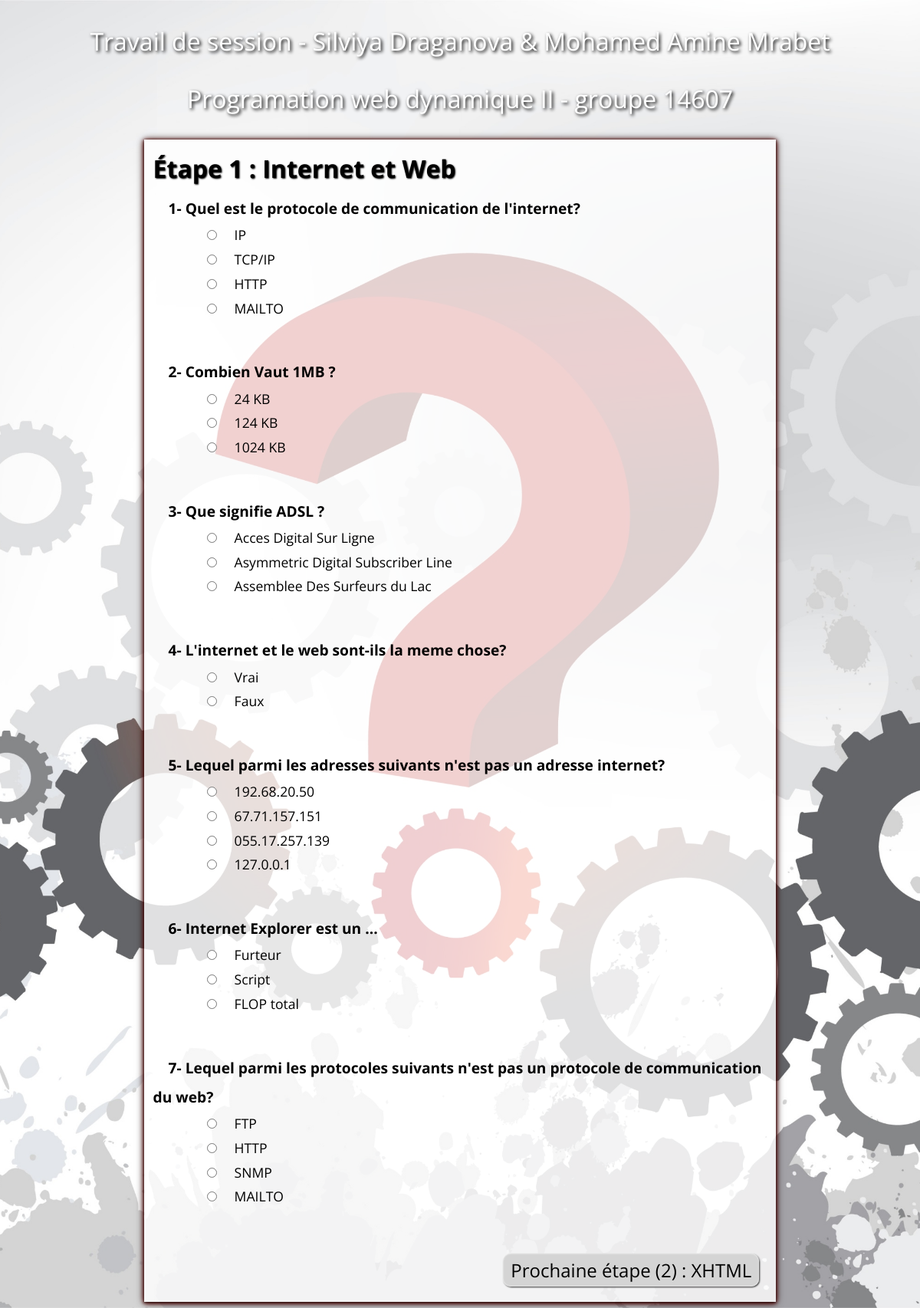
The page / on the database its author committed.
### tables this page shows
CREATE TABLE IF NOT EXISTS `tp2__categories` (
  `categoryID` tinyint(3) unsigned NOT NULL AUTO_INCREMENT,
  `category` varchar(40) NOT NULL,
  PRIMARY KEY (`categoryID`)
);

CREATE TABLE IF NOT EXISTS `tp2__questions` (
  `questionID` tinyint(3) unsigned NOT NULL AUTO_INCREMENT,
  `question` varchar(250) NOT NULL,
  `categoryID` int(11) NOT NULL,
  PRIMARY KEY (`questionID`)
);

CREATE TABLE IF NOT EXISTS `tp2__answers` (
  `answerID` tinyint(3) unsigned NOT NULL AUTO_INCREMENT,
  `answer` varchar(250) NOT NULL,
  `questionID` int(11) NOT NULL,
  PRIMARY KEY (`answerID`)
);

### classes/Manager.class.php (called while the page is built, shortened)
<?php
class Manager
{
    private $db;
    public function setDb(PDO $db){
        $this->db=$db;
    }
    public function getListCategories(){
        $categories = array();
        $req = $this->db->query('SELECT categoryID as id, category as text FROM tp2__categories');
        while($data = $req->fetch(PDO::FETCH_ASSOC)){
            $categories[]=new Category($data);
        }
        return $categories;
    }
    public function getListQuestions($categoryID){
        $questions = array();
        $req = $this->db->prepare('SELECT questionID as id, question as text FROM tp2__questions WHERE categoryID =:categoryID');
        $req->bindValue(":categoryID",$categoryID,PDO::PARAM_INT);
        $req->execute();
        while($data = $req->fetch(PDO::FETCH_ASSOC)){
            $questions[]=new Question($data);
        }
        return $questions;
    }
    public function getListAnswers($questionID){
        $answers = array();
        $req = $this->db->prepare('SELECT answerID as id, answer as text FROM tp2__answers WHERE questionID =:questionID');
        $req->bindValue(":questionID",$questionID,PDO::PARAM_INT);
        $req->execute();
        while($data = $req->fetch(PDO::FETCH_ASSOC)){
            $answer = new Answer($data);
            $answer->setState($this->isGoodAnswer($answer));
            $answers[]=$answer;
        }
        return $answers;
    }
    public function isGoodAnswer(Answer $answer){
        return (bool) $this->db->query('SELECT count(*) FROM tp2__goodAnswers WHERE answerID ='.$answer->getId())->fetchColumn();
    }
}

### classes/Element.class.php (called while the page is built, shortened)
<?php
class Element
{
    private $id;
    private $text;
    public function hydrate(array $data){
        foreach ($data as $key => $value){
            $method = "set".ucfirst($key);
        }
    }
    public function getId()
    {
        return $this->id;
    }
    public function setId($id)
    {
        $this->id = (int)$id;
        return $this;
    }
    public function getText()
    {
        return $this->text;
    }
    public function setText($text)
    {
        $this->text = $text;
        return $this;
    }
}

### classes/Category.class.php (called while the page is built, shortened)
<?php
class Category extends Element
{
    private $arrayItems;
    public function getArrayItems()
    {
        return $this->arrayItems;
    }
    public function addItem(Element $item)
    {
        $this->arrayItems[] = $item;
        return $this;
    }
}

### index.php (the view, shortened to what this page needs)
<?php
$step = (isset($_SESSION['step'])) ? $_SESSION['step'] : 0;
$choicesArray = (isset($_SESSION['choicesArray'])) ? unserialize($_SESSION['choicesArray']) : array();
$db = connection();
$manager = new Manager($db);
$categories = $manager->getListCategories();
foreach ($categories as $category) {
    $questions = $manager->getListQuestions($category->getId());
    foreach ($questions as $question) {
        $answers = $manager->getListAnswers($question->getId());
    }
}
?>
<!doctype html>
<html lang="fr">
<head>
    <link rel="stylesheet" href="./css/style.css"/>
</head>
<body>
	<p>Travail de session - Silviya Draganova & Mohamed Amine Mrabet </p>
	<p>Programation web dynamique II - groupe 14607</p>
<div id="container">
    <?php if ((isset($categories[$step])) && ((!isset($_POST['envoi'])) || (isset($_POST['envoi']) && ($_POST['envoi'] != 'Évaluation')))) { ?>
    <form method="post" action="<?= htmlspecialchars($_SERVER['PHP_SELF']) ?>">
        <fieldset>
            <h1>Étape <?php echo ($step+1)." : ".$categories[$step]->getText(); ?></h1>
            <?php
            $questionsCounter= 0;
            foreach ($categories[$step]->getArrayItems() as $question) {
                echo "<span class='qstSpan'>".++$questionsCounter."- ".htmlentities($question->getText())."</span><br>"."\n\t";
                foreach ($question->getArrayItems() as $answer) {
                    echo '<input type="radio" name="' . htmlentities($question->getId()) . '" value="' . htmlentities($answer->getId()) . '"><span class="answSpan">' . htmlentities($answer->getText()) . '</span><br>';
                }
                echo "<br><br>"."\n\t";
            }
            ?>
            <input type="submit" name="envoi"
                   value="<?= (isset($categories[$step + 1])) ? "Prochaine étape (" . ($step + 2) . ") : " . $categories[$step + 1]->getText() : "Évaluation" ?>"/>
        </fieldset>
    </form>
    <?php
    } else {
        echo new Evaluation($categories,$choicesArray);
        session_unset();
        session_destroy();
    } ?>
</div>
</body>
</html>

### css/style.css (style rules this page uses)
* { font-family: "Open Sans"; }
body { background-image: url("../images/2.jpg"); background-color: #005082; background-size: cover; background-position: top center; background-repeat: no-repeat ; background-attachment: fixed; }
div#container , table { width: 70%; margin: 0 auto; }
fieldset { background-color: rgba(255,255,255,0.8); box-shadow: 0px 1px 4px #000000 , 0px 1px 6px #b91b18 , 0px 1px 10px #000000; border: none; line-height: 150%; }
h1 { text-shadow: 1px 1px 2px #000000; margin-top : 20px; }
p, h2 { font-size: 2em; text-align: center; color: #FFFFFF; text-shadow: 2px 2px 4px #000000; }
input[type='submit'] { width: auto; float: right; margin: 10px; padding: 5px 10px; border-radius: 10px; font-size: 1.5em; border: none; background-color: #D4D4D4; box-shadow: 0 0 2px #FFFFFF inset , 0 0 2px #FFFFFF , 1px 1px 2px #000000; }
input[type="radio"] { margin-left: 70px; }
.qstSpan { margin: 20px 0 0 20px ; line-height: 2em; font-weight: bold; font-size: 1.2em; }
.answSpan { margin: 20px 0 0 20px ; line-height: 1.8em; font-size: 1.1em; }

### rows shown on the page
tp2__categories: category "Internet et Web"
tp2__questions: question "Quel est le protocole de communication de l'internet?"
tp2__answers: answer "IP"
tp2__answers: answer "TCP/IP"
tp2__answers: answer "HTTP"
tp2__answers: answer "MAILTO"
tp2__questions: question "Combien Vaut 1MB ?"
tp2__answers: answer "24 KB"
tp2__answers: answer "124 KB"
tp2__answers: answer "1024 KB"
tp2__questions: question "Que signifie ADSL ?"
tp2__answers: answer "Acces Digital Sur Ligne"
tp2__answers: answer "Asymmetric Digital Subscriber Line"
tp2__answers: answer "Assemblee Des Surfeurs du Lac"
tp2__questions: question "L'internet et le web sont-ils la meme chose?"
tp2__answers: answer "Vrai"
tp2__answers: answer "Faux"
tp2__questions: question "Lequel parmi les adresses suivants n'est pas un adresse internet?"
tp2__answers: answer "192.68.20.50"
tp2__answers: answer "67.71.157.151"
tp2__answers: answer "055.17.257.139"
tp2__answers: answer "127.0.0.1"
tp2__questions: question "Internet Explorer est un ..."
tp2__answers: answer "Furteur"
tp2__answers: answer "Script"
tp2__answers: answer "FLOP total"
tp2__questions: question "Lequel parmi les protocoles suivants n'est pas un protocole de communication du web?"
tp2__answers: answer "FTP"
tp2__answers: answer "HTTP"
tp2__answers: answer "SNMP"
tp2__answers: answer "MAILTO"
tp2__categories: envoi "Prochaine étape (2) : XHTML"

### other values the page prints
$step+1 "1"
